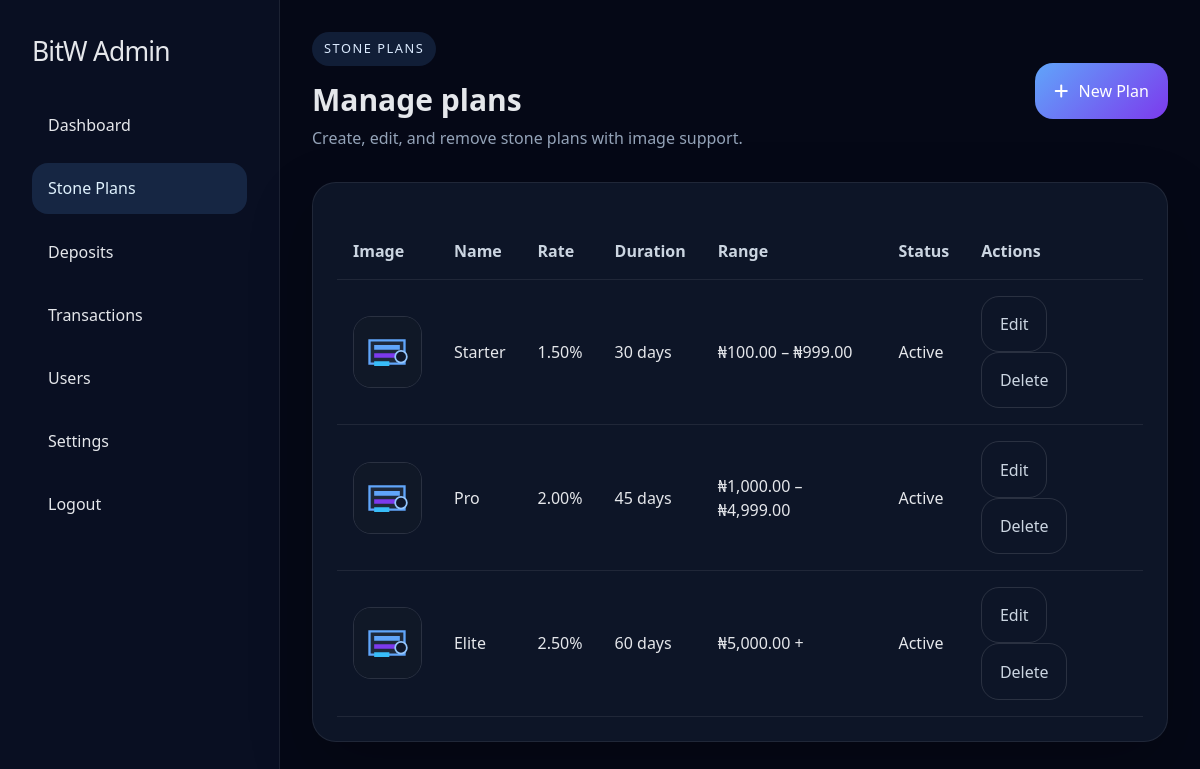
The page /admin/plans.php (signed in) on the database its author committed.
### tables this page shows
CREATE TABLE IF NOT EXISTS plans (
    id INT AUTO_INCREMENT PRIMARY KEY,
    name VARCHAR(100) NOT NULL,
    min_amount DECIMAL(15,2) NOT NULL,
    max_amount DECIMAL(15,2),
    daily_rate DECIMAL(5,2) NOT NULL,
    duration_days INT NOT NULL,
    status ENUM('active', 'inactive') DEFAULT 'active',
    image VARCHAR(255) DEFAULT NULL
);

### core/config.php (called while the page is built, shortened)
<?php
class AppConfig {
    private static $config;
    public static function load() {
        self::$config = require __DIR__ . "/../config/app.php";
    }
    public static function get($key) {
        return self::$config[$key] ?? null;
    }
}

### public/admin/plans.php (the view, shortened to what this page needs)
<?php
require_once __DIR__ . '/includes/admin_init.php';
$action = $_GET['action'] ?? 'list';
$plans = $pdo->query("SELECT * FROM plans ORDER BY min_amount ASC")->fetchAll();
require_once __DIR__ . '/includes/admin_header.php';
?>
<div class="admin-top">
    <div>
        <span class="badge">Stone Plans</span>
        <h2 class="text-3xl font-bold mt-4">Manage plans</h2>
        <p class="text-slate-400 mt-2">Create, edit, and remove stone plans with image support.</p>
    </div>
    <a href="plans.php?action=create" class="btn-primary"><i class="fa-solid fa-plus"></i> New Plan</a>
</div>
<?php if ($action === 'list'): ?>
    <div class="admin-card">
        <table class="table">
            <thead>
                <tr>
                    <th>Image</th>
                    <th>Name</th>
                    <th>Rate</th>
                    <th>Duration</th>
                    <th>Range</th>
                    <th>Status</th>
                    <th>Actions</th>
                </tr>
            </thead>
            <tbody>
                <?php foreach ($plans as $planItem): ?>
                    <?php $planImage = !empty($planItem['image']) ? htmlspecialchars($planItem['image']) : htmlspecialchars($settings['DEFAULT_PLAN_IMAGE'] ?? '/assets/images/default-plan.svg'); ?>
                    <tr>
                        <td><img src="<?= $planImage ?>" class="image-preview" alt="Plan image"></td>
                        <td><?= htmlspecialchars($planItem['name']) ?></td>
                        <td><?= htmlspecialchars($planItem['daily_rate']) ?>%</td>
                        <td><?= htmlspecialchars($planItem['duration_days']) ?> days</td>
                        <td>
                            ₦<?= number_format($planItem['min_amount'], 2) ?>
                            <?= $planItem['max_amount'] ? '– ₦' . number_format($planItem['max_amount'], 2) : '+' ?>
                        </td>
                        <td><?= htmlspecialchars(ucfirst($planItem['status'])) ?></td>
                        <td>
                            <a class="btn-secondary" href="plans.php?action=update&id=<?= $planItem['id'] ?>">Edit</a>
                            <a class="btn-secondary" href="plans.php?action=delete&id=<?= $planItem['id'] ?>" onclick="return confirm('Delete this plan?');">Delete</a>
                        </td>
                    </tr>
                <?php endforeach; ?>
            </tbody>
        </table>
    </div>
<?php endif; ?>
<?php require_once __DIR__ . '/includes/admin_footer.php';

### public/admin/includes/admin_header.php (shortened to what this page needs)
<?php
$appAlias = AppConfig::get('APP_ALIAS');
$currentPage = basename($_SERVER['PHP_SELF']);
?>
<!DOCTYPE html>
<html lang="en">
<head>
    <script src="https://cdn.tailwindcss.com"></script>
    <link href="https://cdnjs.cloudflare.com/ajax/libs/font-awesome/6.5.0/css/all.min.css" rel="stylesheet" />
</head>
<body>
<div class="admin-shell">
    <aside class="admin-sidebar">
        <h1><?= htmlspecialchars($appAlias) ?> Admin</h1>
        <nav>
            <a class="admin-link<?= $currentPage === 'index.php' ? ' active' : '' ?>" href="index.php">Dashboard</a>
            <a class="admin-link<?= $currentPage === 'plans.php' ? ' active' : '' ?>" href="plans.php">Stone Plans</a>
            <a class="admin-link<?= $currentPage === 'deposits.php' ? ' active' : '' ?>" href="deposits.php">Deposits</a>
            <a class="admin-link<?= $currentPage === 'transactions.php' ? ' active' : '' ?>" href="transactions.php">Transactions</a>
            <a class="admin-link<?= $currentPage === 'users.php' ? ' active' : '' ?>" href="users.php">Users</a>
            <a class="admin-link<?= $currentPage === 'settings.php' ? ' active' : '' ?>" href="settings.php">Settings</a>
            <a class="admin-link" href="logout.php">Logout</a>
        </nav>
    </aside>
    <main class="admin-main">

### public/admin/includes/admin_footer.php
    </main>
</div>
</body>
</html>

### public/admin/includes/admin_header.php (style rules this page uses)
body { background: #050816; color: #e5e7eb; min-height: 100vh; }
.admin-shell { display:grid; grid-template-columns: 280px 1fr; min-height:100vh; }
.admin-sidebar { background: rgba(10, 16, 35, 0.96); border-right:1px solid rgba(255,255,255,0.08); padding: 2rem; }
.admin-sidebar h1 { font-size: 1.65rem; margin-bottom: 1.75rem; letter-spacing: -.03em; }
.admin-link { display:block; margin-bottom: .75rem; padding:.85rem 1rem; border-radius: 16px; color:#e5e7eb; text-decoration:none; transition:.2s ease; }
.admin-link:hover, .admin-link.active { background: rgba(96, 165, 250, 0.15); color:#e0f2fe; }
.admin-main { padding:2rem; }
.admin-top { display:flex; justify-content:space-between; align-items:center; gap:1rem; margin-bottom:2rem; }
.admin-card { background: rgba(15, 23, 42, 0.92); border:1px solid rgba(255,255,255,0.08); border-radius:24px; padding:1.5rem; box-shadow:0 24px 64px rgba(0,0,0,0.22); }
.btn-primary { display:inline-flex; align-items:center; gap:.65rem; justify-content:center; padding:1rem 1.2rem; border-radius:18px; border:none; background: linear-gradient(135deg,#60a5fa,#7c3aed); color:#fff; cursor:pointer; }
.btn-secondary { display:inline-flex; align-items:center; gap:.5rem; justify-content:center; padding:.95rem 1.1rem; border-radius:18px; border:1px solid rgba(255,255,255,0.12); background: transparent; color:#cbd5e1; cursor:pointer; }
.table { width:100%; border-collapse:collapse; margin-top:1rem; }
.table th, .table td { padding:1rem 1rem; text-align:left; border-bottom:1px solid rgba(255,255,255,0.08); }
.table th { color:#cbd5e1; font-weight:700; }
.badge { display:inline-flex; align-items:center; gap:.4rem; padding:.45rem .75rem; border-radius:999px; background: rgba(96, 165, 250, 0.14); color: #dbeafe; font-size:.8rem; text-transform:uppercase; letter-spacing:.12em; }
.image-preview { width:72px; height:72px; object-fit:cover; border-radius:18px; border:1px solid rgba(255,255,255,0.12); }

### rows shown on the page
plans: name "Starter", daily_rate "1.50", duration_days "30", min_amount "100.00", max_amount "999.00", status "Active"
plans: name "Pro", daily_rate "2.00", duration_days "45", min_amount "1,000.00", max_amount "4,999.00", status "Active"
plans: name "Elite", daily_rate "2.50", duration_days "60", min_amount "5,000.00", status "Active"

### other values the page prints
$appAlias "BitW"
